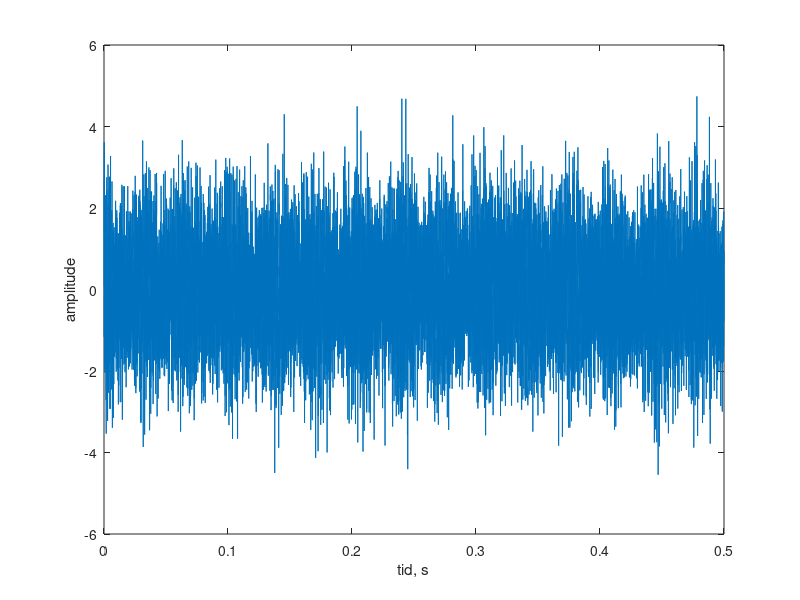
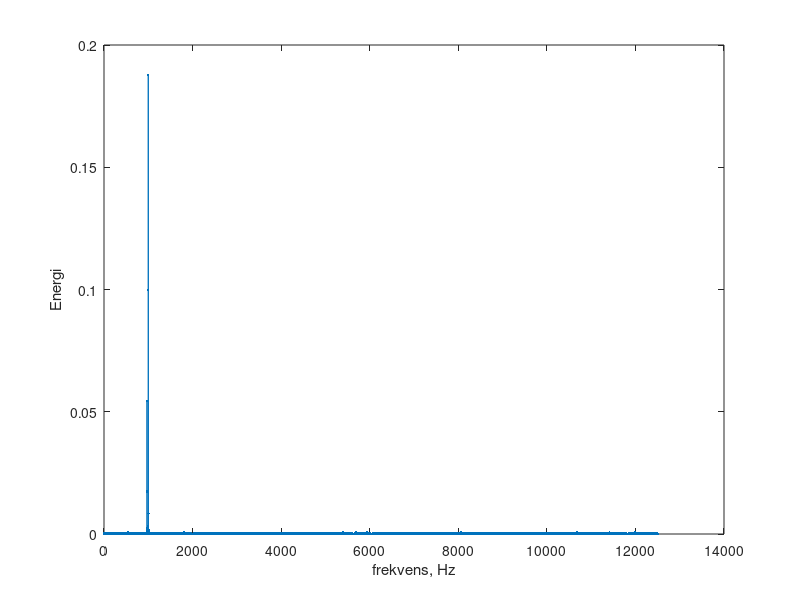

Reproduce these figures in MATLAB, in order.
%Dette er et lite skript for ? se hvor sm? frekvenser man kan skille med
%en diskret Fouriertransform og for ? f? en f?lelse av hvordan 
%energispekteret fra en diskret Fouriertransform ser ut.
%
%Skriptet lager et signal med to sinusb?lger med frekvenser f og fm der
%frekvensforskjellen er liten, dvs fm/f~1.
%
%Signalet Fouriertransformeres med fft() og energispekteret plottes.
%

% Simuler dopplershift for hastighet v og lyd i tørr luft ved 20 grader C
v = -10.333; % hastighet m/s
Temp = 20; % temperature grader C
c = 331.1 + 0.606*Temp; % lydhastighet tørr luft m/s

T=0.5;   %totaltid, s
fs=25000;% samplingsfrekvens, Hz
f=1000; % lydkildefrekvens, Hz
Ar=0.5;  % relativ amplitude, burde gi faktor Ar^2 i energispekteret
As=1.0;  % støyamplitude

fm_f=c/(c-v); % Relativt Doppler-skift 
% fm_f = 0.99 % Hvis du vil bestemme konstanten selv
fprintf('Relativ doppler shift fm/f = %.4f\n',fm_f)


%Sum av to b?lger
t=0:1/fs:T;
omega_t=2*pi*f*t;
y1=sin(omega_t);
y2=Ar*sin(fm_f*omega_t)+As*randn(length(t),1)';
y=y1+y2;
figure(1), plot(t,y),xlabel('tid, s'),ylabel('amplitude')

%Forbered Fouriertransformen med FFT
L=length(y);
NFFT = 2^nextpow2(L); % fft foretrekker vektorer med lengde 2^n
Y = fft(y',NFFT,1)/L;
fut = fs/2*linspace(0,1,NFFT/2);
figure(2),plot(fut,abs(Y(1:NFFT/2)).^2,'.-') ,xlabel('frekvens, Hz')
ylabel('Energi')
%Intensiteten er amplituden^2


